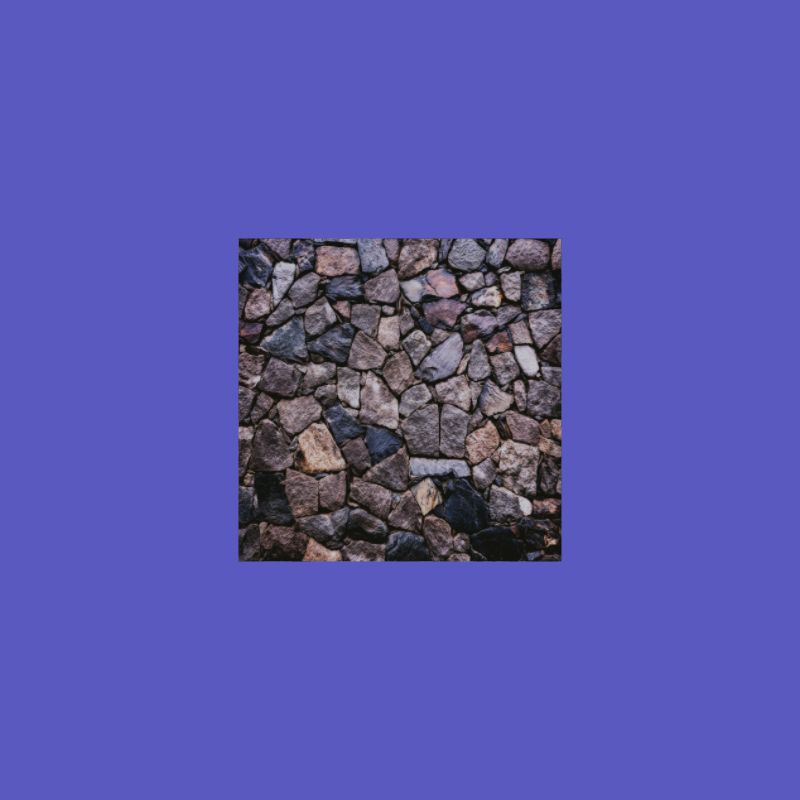
#> input picture camera/src/correspondences_2d3d/Images/reference_image.png, 800 x 800 px, found by its file name
$ python coarse_to_fine_learning.py
#> lines starting #> are read from the running program, lines starting #| are printed output that depends on the picture
import numpy as np
import cv2

from image_utils import drawing as dw


def grid_homography(X_grid, Y_grid, F):
    # Update grid points coordinates
    f11, f12, f13 = F[0]
    f21, f22, f23 = F[1]
    f31, f32, f33 = F[2]

    X_grid_new = np.int32(np.round((f11*X_grid + f12*Y_grid + f13) / (f31*X_grid + f32*Y_grid + f33)))
    Y_grid_new = np.int32(np.round((f21*X_grid + f22*Y_grid + f23) / (f31*X_grid + f32*Y_grid + f33)))

    return X_grid_new, Y_grid_new

# Load the gray-scaled reference image in which we know
# the position of the template
REF = cv2.imread(
    "./camera/src/correspondences_2d3d/Images/reference_image.png")
#> REF is the input picture: shape (800, 800, 3); mean B, G, R 173.5, 87.2, 88.7

REFERENCE = cv2.cvtColor(REF, cv2.COLOR_BGR2GRAY)
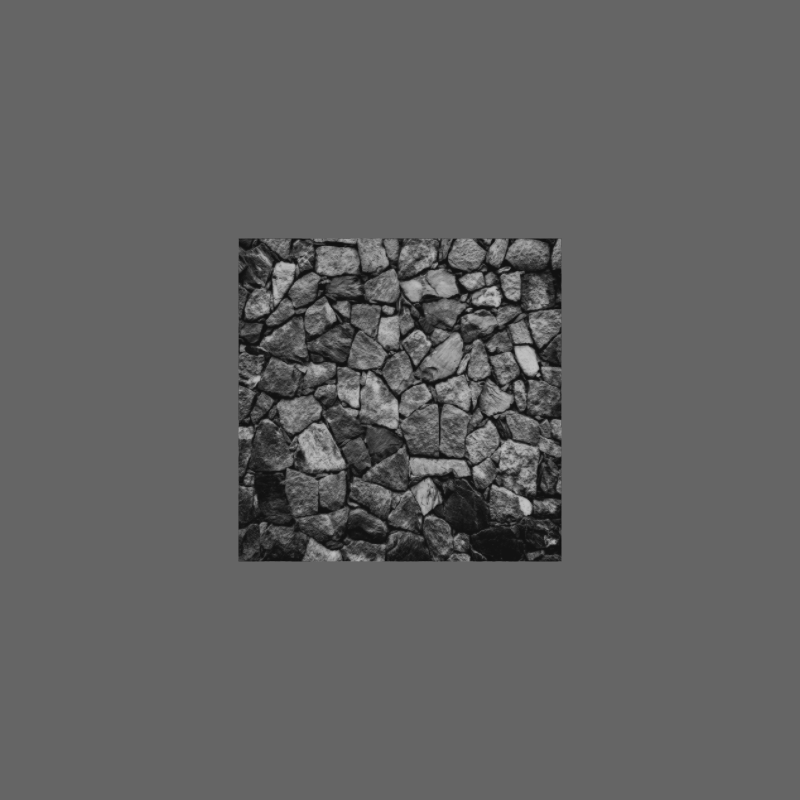
#> REFERENCE: shape (800, 800); min 17, max 195, mean 97.8

# Height and width of the reference frame
Rh, Rw = np.shape(REFERENCE)
#> Rh = 800; Rw = 800

# Number of level (coarse to fine manner)
NB_LEVEL = 5

# Max displacement of each corner point along x and y axes
# We allow here a maximum displacement of 2.5% of the image's lowest dimension
# DMU_MAX = 0.020*np.min([Rh, Rw])
# DMU_MAX = 3
DMU_MAX = np.linspace(20, 3, NB_LEVEL)

# The four 2D corner points of the template region in the image reference
x1, x2 = 300, 450
y1, y2 = 300, 450

mu0 = np.array([[x1, y1],
                [x2, y1],
                [x2, y2],
                [x1, y2]], dtype=np.float32)


# Sample the image into a reduced grid of points
NB_POINTS_1D = 20

X = np.linspace(x1, x2, NB_POINTS_1D, dtype=np.int32)
Y = np.linspace(y1, y2, NB_POINTS_1D, dtype=np.int32)

NB_POINTS_2D = NB_POINTS_1D**2

# Grid inside the template in the region reference
X_grid0, Y_grid0 = np.meshgrid(X, Y)

# Get the intensity of the points on the grid and store them in a column array
I_REF = np.float32(REFERENCE[X_grid0, Y_grid0].reshape(NB_POINTS_2D, 1))
#> I_REF = 400 values, max 185 at index 211, min 17 at index 80, mean 91.42

# Number of reference image's transformations in the training set
NB_TRANSFORMATIONS = 2000

# A = np.zeros((8, NB_POINTS_2D))
A = np.zeros((8, NB_POINTS_2D*NB_LEVEL))

# [14 lines of commented-out code are left out]

for l in range(NB_LEVEL):
    # Matrix containing the vector of small disturbances to the template position
    # parameters
    Y = np.zeros((8, NB_TRANSFORMATIONS))
    # Matrix storing image intensity differences
    H = np.zeros((NB_POINTS_2D, NB_TRANSFORMATIONS))

    for t in range(NB_TRANSFORMATIONS):
        # Compute a random small displacement of the corners
        # dmu = np.random.randint(-DMU_MAX, DMU_MAX, size=(4, 2))
        dmu = np.random.rand(4, 2)*2*DMU_MAX[l] - DMU_MAX[l]
        # dmu = np.random.randint(-DMU_MAX[l], DMU_MAX[l], size=(4, 2))

        # Compute the homography between the reference template and
        # the transformed one
        F, _ = cv2.findHomography(mu0, mu0 + dmu)

        # Warp the grid with the transformation
        X_grid, Y_grid = grid_homography(X_grid0, Y_grid0, F)
        # image_warped = cv2.warpPerspective(REFERENCE, F, (Rw, Rh))

        # Get intensities at the grid points
        i_current = np.float32(REFERENCE[X_grid, Y_grid].reshape(NB_POINTS_2D, 1))

        # Compute the differences with the reference intensities
        di = i_current - I_REF

        # Fill the corresponding column in the small disturbances matrix
        Y[:, t] = dmu.reshape(8, 1)[:, 0]
        H[:, t] = di[:, 0]
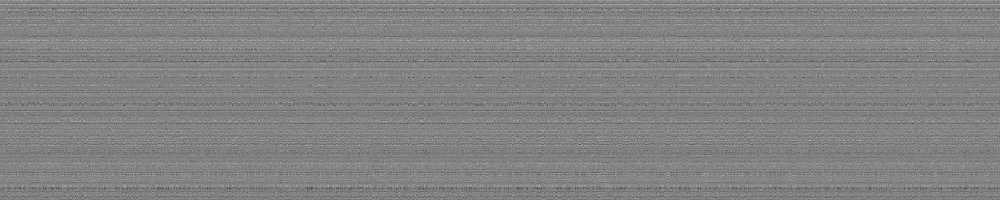
#> H: shape (400, 2000) float64 (shown at 1/2 size); min -156, max 147, mean -0.4; drawn with min black and max white
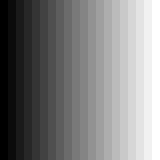
#> X_grid0: shape (20, 20) int32 (shown 8 times larger); min 300, max 450, mean 374.6; drawn with min black and max white
        # [30 lines of commented-out code are left out]
